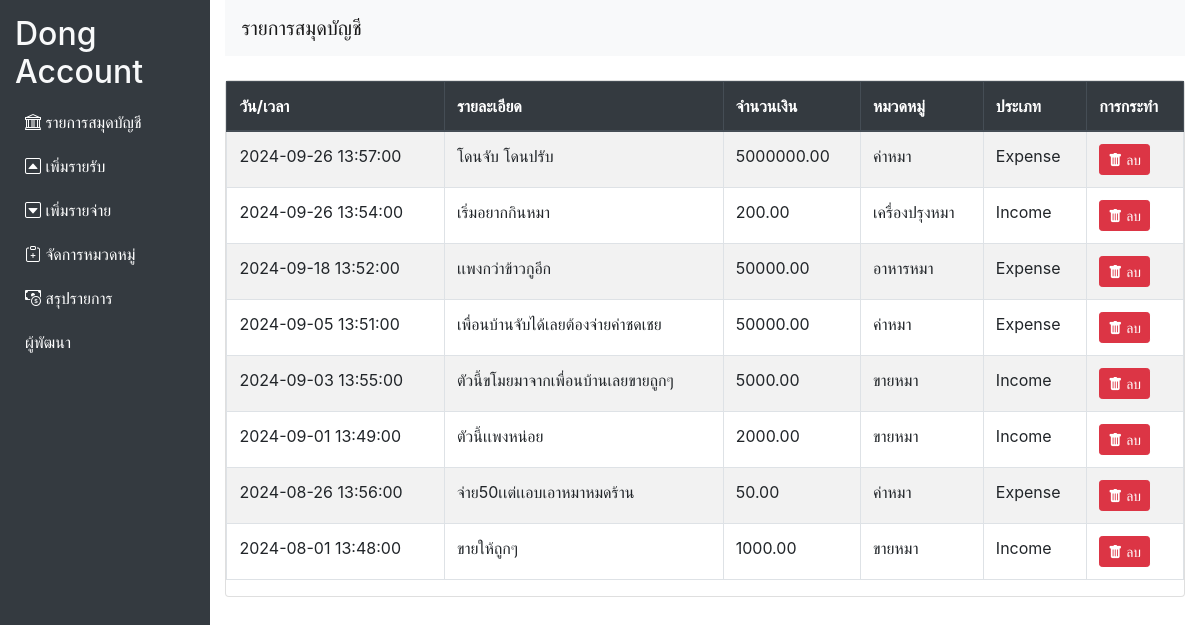
Screenshot of /Note_V1/home.php with the database file from the repository.
### tables this page shows
CREATE TABLE `transactions` (
  `id` int(11) NOT NULL,
  `date_time` datetime NOT NULL,
  `description` varchar(255) DEFAULT NULL,
  `amount` decimal(10,2) NOT NULL,
  `category_id` int(11) DEFAULT NULL,
  `type` enum('income','expense') NOT NULL
);

CREATE TABLE `categories` (
  `id` int(11) NOT NULL,
  `name` varchar(100) NOT NULL
);

### Note_V1/home.php (the view, shortened to what this page needs)
<?php
    include 'db.php';
?>
<!DOCTYPE html>
<html lang="th">
<head>
    <link href="https://stackpath.bootstrapcdn.com/bootstrap/4.5.2/css/bootstrap.min.css" rel="stylesheet">
    <link rel="stylesheet" href="https://cdn.jsdelivr.net/npm/bootstrap-icons@1.11.3/font/bootstrap-icons.min.css">
</head>
<body>
<div class="sidebar">
    <h2 class="text-light" >Dong Account</h2>
    <ul class="nav flex-column">
        <li class="nav-item">
            <a class="nav-link" href="home.php"><i class="bi bi-bank "> </i>รายการสมุดบัญชี</a>
        </li>
        <li class="nav-item">
            <a class="nav-link" href="income.php"><i class="bi bi-caret-up-square"> </i>เพิ่มรายรับ</a>
        </li>
        <li class="nav-item">
            <a class="nav-link" href="expense.php"><i class="bi bi-caret-down-square"> </i>เพิ่มรายจ่าย</a>
        </li>
        <li class="nav-item">
            <a class="nav-link" href="categorie.php"><i class="bi bi-clipboard-plus"> </i>จัดการหมวดหมู่</a>
        </li>
        <li class="nav-item">
            <a class="nav-link" href="summary.php"><i class="bi bi-cash-coin"> </i>สรุปรายการ</a>
        </li>
        <li class="nav-item">
            <a class="nav-link" href="putna.php">ผู้พัฒนา</a>
        </li>
    </ul>
</div>
<div class="container form-container">
    <nav class="navbar navbar-expand-lg navbar-light bg-light">
        <a class="navbar-brand" href="#">รายการสมุดบัญชี</a>
    </nav>
    <div class="card mt-4">
    <table class="table table-bordered table-striped">
        <thead class="thead-dark">
            <tr>
                <th>วัน/เวลา</th>
                <th>รายละเอียด</th>
                <th>จำนวนเงิน</th>
                <th>หมวดหมู่</th>
                <th>ประเภท</th>
                <th>การกระทำ</th>
            </tr>
        </thead>
        <tbody>
        <?php
        $shw = "SELECT transactions.*, categories.name as category_name FROM transactions
                 JOIN categories ON transactions.category_id = categories.id
                 ORDER BY transactions.date_time DESC";
        $rs_shw = mysqli_query($conn, $shw);
        while ($row = mysqli_fetch_assoc($rs_shw)) {
            echo "<tr>";
            echo "<td>" . $row['date_time'] . "</td>";
            echo "<td>" . $row['description'] . "</td>";
            echo "<td>" . $row['amount'] . "</td>";
            echo "<td>" . $row['category_name'] . "</td>";
            echo "<td>" . ucfirst($row['type']) . "</td>";
            echo "<td>
                    <form action='' method='POST' style='display:inline;'>
                        <input type='hidden' name='transaction_id' value='" . $row['id'] . "'>
                        <button type='submit' class='btn btn-danger btn-sm' onclick='return confirm(\"คุณแน่ใจหรือไม่ว่าต้องการลบรายการนี้?\");'><i class='bi bi-trash-fill'> </i>ลบ</button>
                    </form>
                  </td>";
            echo "</tr>";
        }
        ?>
        </tbody>
    </table>
    </div>
</div>
</body>
</html>

### Note_V1/home.php (style rules this page uses)
.sidebar { width: 250px; background-color: #343a40; padding: 15px; height: 100vh; }
.sidebar a { color: #ffffff; padding: 10px; text-decoration: none; display: block; }
body { display: flex; }

### rows the page displays
transactions: date_time "2024-09-26 13:57:00", description "โดนจับ โดนปรับ", amount "5000000.00", category.name "ค่าหมา", type "Expense"
transactions: date_time "2024-09-26 13:54:00", description "เริ่มอยากกินหมา", amount "200.00", category.name "เครื่องปรุงหมา", type "Income"
transactions: date_time "2024-09-18 13:52:00", description "เเพงกว่าข้าวกูอีก", amount "50000.00", category.name "อาหารหมา", type "Expense"
transactions: date_time "2024-09-05 13:51:00", description "เพื่อนบ้านจับได้เลยต้องจ่ายค่าชดเชย", amount "50000.00", category.name "ค่าหมา", type "Expense"
transactions: date_time "2024-09-03 13:55:00", description "ตัวนี้ขโมยมาจากเพื่อนบ้านเลยขายถูกๆ", amount "5000.00", category.name "ขายหมา", type "Income"
transactions: date_time "2024-09-01 13:49:00", description "ตัวนี้เเพงหน่อย", amount "2000.00", category.name "ขายหมา", type "Income"
transactions: date_time "2024-08-26 13:56:00", description "จ่าย50เเต่เเอบเอาหมาหมดร้าน", amount "50.00", category.name "ค่าหมา", type "Expense"
transactions: date_time "2024-08-01 13:48:00", description "ขายให้ถูกๆ", amount "1000.00", category.name "ขายหมา", type "Income"
